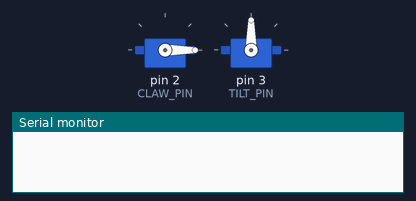
This sketch was run on a simulated Arduino Uno, built with avr-gcc and run on an emulated ATmega328P. Parts: 2 × servo, the last lines printed to the serial monitor.

Above: at 3.1 s.
At 6.1 s:
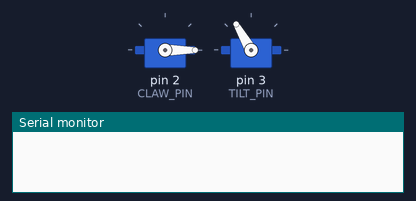
At 9.1 s:
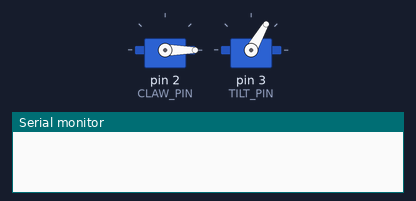
At 15.1 s:
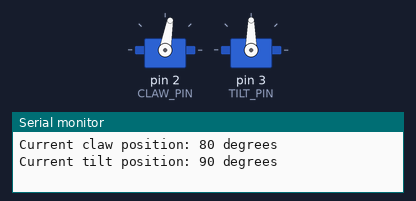
Timing chart, 0 to 16.6 s (numbered marks = the images above):
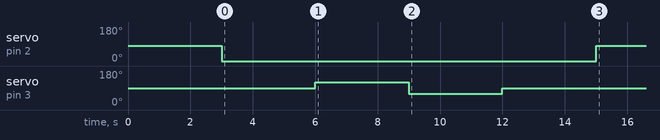

The sketch:

Mechanism_Test.ino
```cpp
#include "Mechanism.hpp"

const int CLAW_PIN = 2, TILT_PIN = 3;
Mechanism m = Mechanism(CLAW_PIN, TILT_PIN);

const int CLAW_START_DEG = 80, MECHANISM_START_DEG = 90;

void setup() {
  m.init(CLAW_START_DEG, MECHANISM_START_DEG);
  delay(3000);
  m.set_rotation(Mechanism::CLAW, 0);
  delay(3000);
  m.set_rotation(Mechanism::TILT, 120);
  delay(3000);
  m.set_rotation(Mechanism::TILT, 60);
  delay(3000);
  m.set_rotation(Mechanism::TILT, MECHANISM_START_DEG);
  delay(3000);
  m.set_rotation(Mechanism::CLAW, CLAW_START_DEG);

  Serial.begin(9600);
  Serial.println("Current claw position: " + String(m.read_servo_deg(Mechanism::CLAW)) + " degrees");
  Serial.println("Current tilt position: " + String(m.read_servo_deg(Mechanism::TILT)) + " degrees");
}

void loop() {

}
```

mechanism.cpp
```cpp
#include "Mechanism.hpp"
#include <Arduino.h>

Mechanism::Mechanism (const int claw_pin, const int tilt_pin) {
  _claw_pin = claw_pin;
  _tilt_pin = tilt_pin;
}

void Mechanism::init (const int claw_start_deg, const int mechanism_start_tilt_deg) {
  _claw_servo = Servo();
  _claw_servo.attach(_claw_pin);
  _claw_servo.write(claw_start_deg);

  _tilt_servo = Servo();
  _tilt_servo.attach(_tilt_pin);
  _tilt_servo.write(mechanism_start_tilt_deg);
}

bool Mechanism::set_rotation(ServoType s, int deg) const {
  if (deg < 0 || deg > 180) return false;
  ((s == CLAW) ? _claw_servo : _tilt_servo).write(deg);
  return true;
}

int Mechanism::read_servo_deg(ServoType s) const {
  return ((s == CLAW) ? _claw_servo : _tilt_servo).read();
}
```

mechanism.hpp
```cpp
#ifndef Mechanism_h
#define Mechanism_h

#include<Servo.h>

class Mechanism {
  public:
    Mechanism (const int claw_pin, const int tilt_pin);
    void init (const int claw_start_deg, const int mechanism_start_tilt_deg);

    enum ServoType {CLAW, TILT};
    bool set_rotation(ServoType s, int deg) const;
    int read_servo_deg(ServoType s) const;

  private:
    int _claw_pin, _tilt_pin;
    Servo _claw_servo, _tilt_servo;
};
#endif
```
